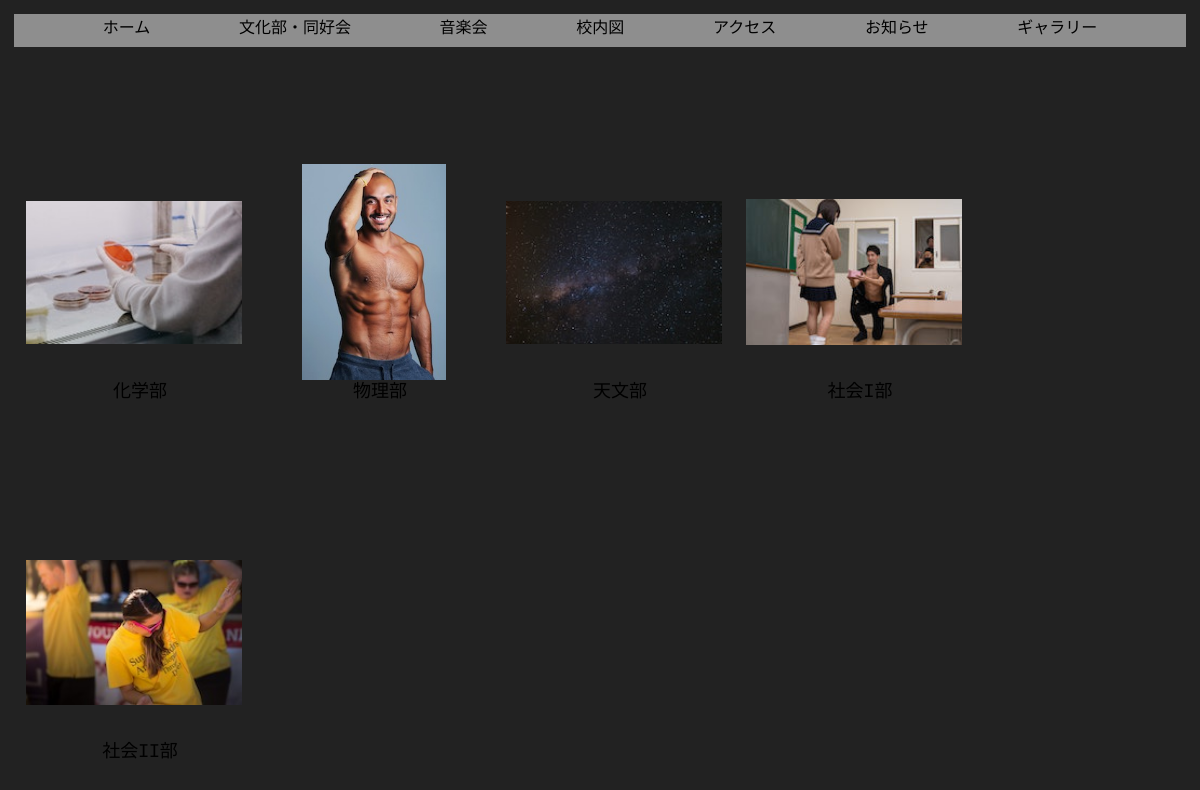
Page /club on the earlier database version.
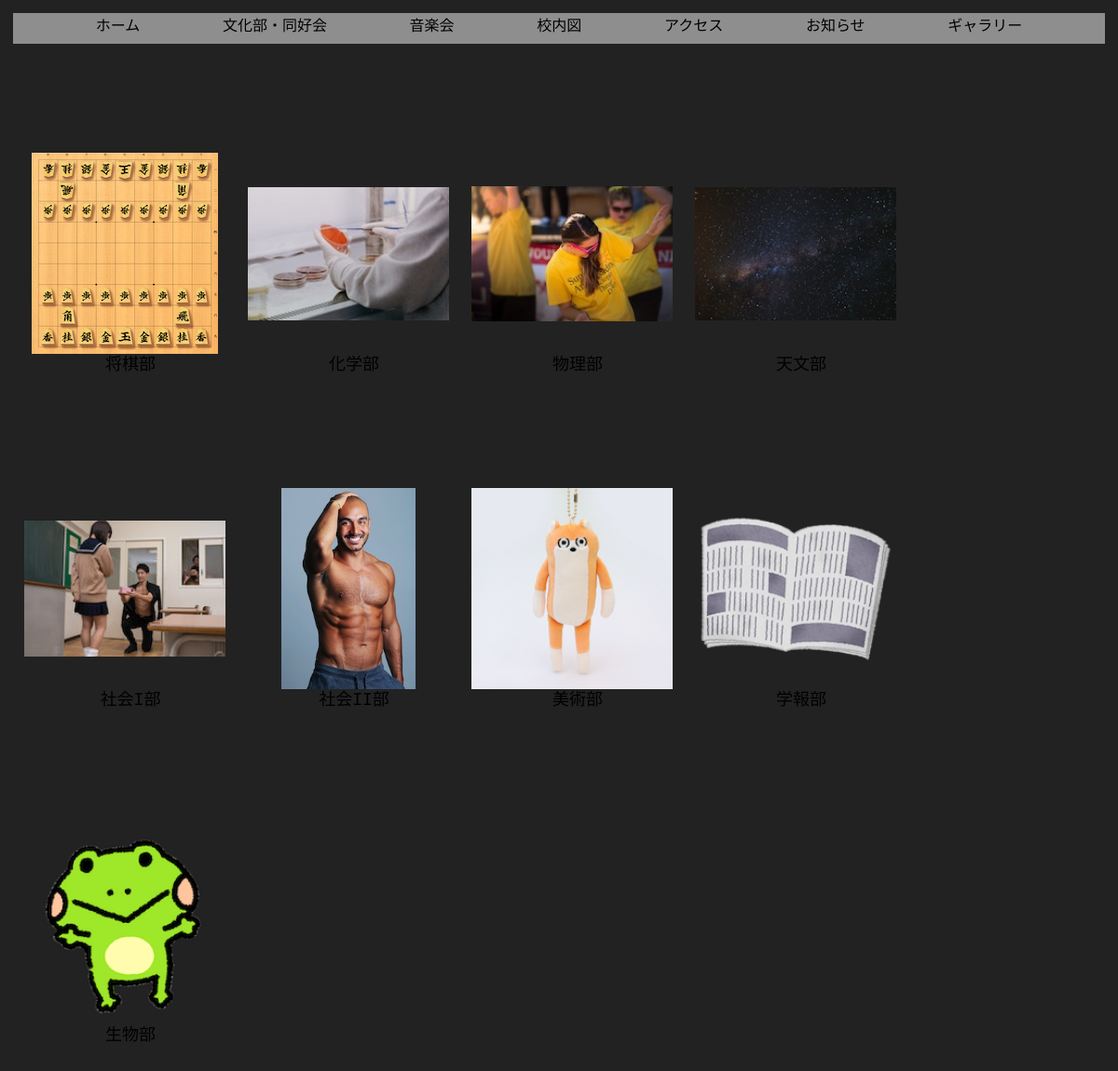
Same page on the later database version.
### main/models.py (models this page shows, shortened)
class Club(models.Model):
    name = models.CharField(verbose_name="部活名",max_length=20)
    image = models.ImageField(verbose_name="活動写真", upload_to="images/")
    order = models.FloatField(verbose_name="優先順位",default=0)
    introduction = models.CharField(max_length=150,verbose_name="紹介文")
    question = models.TextField(max_length=300,verbose_name="アンケート",default="部長にアンケートを行いました!")
    question1 = models.TextField(max_length=300,verbose_name="①今回の音展での出し物で特にこれといった推しがあれば教えてください",default="①今回の音展での出し物で特にこれといった推しがあれば教えてください")
    question2 = models.TextField(max_length=300,verbose_name="②部長の趣味を教えてください",default="②部長の趣味を教えてください")
    question3 = models.TextField(max_length=300,verbose_name="③なぜこの部活に参加しようと思ったのですか?",default="③なぜこの部活に参加しようと思ったのですか?")
    question4 = models.TextField(max_length=300,verbose_name="④部活動の中で一番やりがいを感じていることはどう言うことですか?",default="④部活動の中で一番やりがいを感じていることはどう言うことですか?")

### main/views.py (the view)
# urls.py: path("club",views.ClubView.as_view(),name="club"),
class ClubView(ListView):
    template_name = "main/club.html"
    model = Club
    context_object_name = "clubs"
    def get_queryset(self):
        club = super().get_queryset().order_by('order')
        return club

### main/templates/main/club.html
{% extends "main/base.html" %}
{% load static %}
{% block extra_style %}
<link rel="stylesheet" href="{% static 'main/css/club.css' %}">
{% endblock %}
{% block content %}
<div class="club">
  <div class="club__list-item">
    {% for club in clubs %}
    <div class="container">
      <a href="{% url 'club__detail' club.pk %}">
        <div class="item">
          {% if club.image %}
            <img src="{{ club.image.url }}" class="club__image"/>
          {% else %}
            <img src="{% static 'main/images/no_image.png' %}" class="club__image"/>
          {% endif %}
        </div>
        <p class="club_names">{{ club.name}}</p>
      </a>
    </div>
    {% endfor %}
  </div>
</div>
{% endblock %}

### main/templates/main/base.html (shortened to what this page needs)
<!DOCTYPE html>
{% load static %}
<html lang="ja">
    <head>
        <link rel="stylesheet" href="{% static 'main/css/destyle.css'%}">
        <link rel="stylesheet" href="{% static 'main/css/index.css' %}">
        <link rel="stylesheet" href="./javascript/main.js">
        <link rel="stylesheet" href="{% static 'main/css/base.css'%}">
        <link rel="stylesheet" href="https://unpkg.com/swiper@7/swiper-bundle.min.css"/>
        {% block extra_style %}{% endblock %}
    </head>
    <body>
    {% block header %}
    <header class="header">
        <nav class="header__nav header_pc">
            <a href="{% url 'home' %}"   class="header__nav_link header_pc">ホーム</a>
            <a href="{% url 'club'%}"    class="header__nav_link header_pc">文化部・同好会</a>
            <a href="{% url 'music'%}"   class="header__nav_link header_pc">音楽会</a>
            <a href="{% url 'map'%}"     class="header__nav_link header_pc">校内図</a>
            <a href="{% url 'access' %}" class="header__nav_link header_pc">アクセス</a>
            <a href="{% url 'news' %}"   class="header__nav_link header_pc">お知らせ</a>
            <a href="{% url 'gallery'%}" class="header__nav_link header_pc">ギャラリー</a>
        </nav>
        <div id="hamburgermenu">
        </div>
    </header>
    {% endblock %}
    {% block content %}
    {% endblock %}
    </body>
</html>

### main/static/main/css/destyle.css (style rules this page uses)
* { color: black; text-decoration: none; }
* { box-sizing: border-box; }
html { line-height: 1.15; -webkit-text-size-adjust: 100%; -webkit-tap-highlight-color: transparent; }
body { margin: 0; }
p, table, blockquote, address, pre, iframe, form, figure, dl { margin: 0; }
a { background-color: transparent; text-decoration: none; color: inherit; }
img { border-style: none; vertical-align: bottom; }
::placeholder { font: inherit; }

### main/static/main/css/index.css (style rules this page uses)
html, body { position: relative; height: 100%; }
p { font-size: large; }
body { background-color: rgba(253, 252, 252, 0.264); font-family: Helvetica Neue, Helvetica, Arial, sans-serif; font-size: 14px; color: #000; margin: 0; padding: 0; z-index: 5; }
.header { padding-bottom: 5px; }
.header__nav { padding-top: 5px; display: flex; justify-content: space-evenly; padding-bottom: 5px; background-color: rgba(255, 255, 255, 0.49); }
.header__nav_link { cursor: pointer; transition: 0.2s cubic-bezier(0.45, 0, 0.55, 1); font-size: 16px; padding-bottom: 5px; position: relative; font-family: ZenMaruGothic-Medium; }
.header__nav_link::before { background: #000000; content: ""; width: 100%; height: 1.7px; position: absolute; left: 0; bottom: 0; margin: auto; transform-origin: right top; transform: scale(0, 1); transition: transform 0.3s; }
#hamburgermenu { position: relative; width: 40px; height: 40px; }
#hamburgermenu, #hamburgermenu * { box-sizing: border-box; }

### main/static/main/css/base.css (style rules this page uses)
body { position: relative; height: 100%; }
body { background: #ffffff; font-family: Helvetica Neue, Helvetica, Arial, sans-serif; font-size: 14px; color: #000; }

### main/static/main/css/club.css (style rules this page uses)
* { box-sizing: border-box; font-weight: normal; }
body { background: #222; text-align: center; font-family: "Roboto Mono"; padding: 1em; }
.club { padding: 64px 0 96px; }
.club__list-item { display: flex; flex-wrap: wrap; }
.container { width: 20vw; height: max(30vw, 30vh); }
.item { position: relative; width: 18vw; height: 18vw; margin: 0 auto; }
.club__image { position: absolute; width: 100%; height: 100%; object-fit: contain; z-index: 0; top: 50%; left: 50%; transform: translateY(-50%) translateX(-50%); }
.container p { margin-left: 1vw; }

Differences in the rows shown:
added Club: image (picture)
changed Club "物理部": image: a different picture
changed Club "社会II部": image: a different picture
added Club: image (picture)
added Club: image (picture), name "学報部"
added Club: image (picture), name "生物部"
